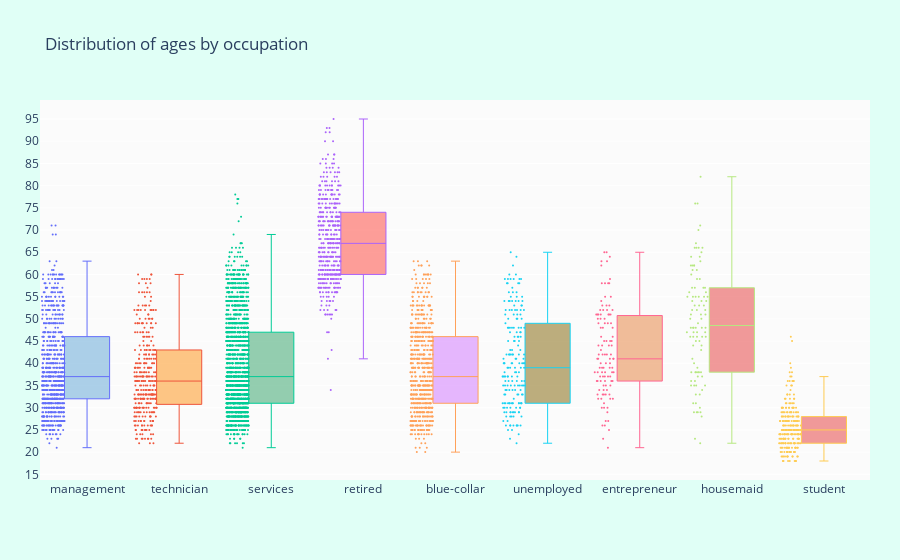

Write notebook code for a chart like this one.
### Code cell
# import libraries for iplot
from plotly import tools
import chart_studio.plotly as py
import plotly.figure_factory as ff
import plotly.graph_objs as go
from plotly.offline import download_plotlyjs, init_notebook_mode, plot, iplot
init_notebook_mode(connected=True)

ages = [technician, services, management, retired, blue_collar, unemployed, entrepreneur, housemaid, self_employed, student]
colors = ['rgba(93, 164, 214, 0.5)', 'rgba(255, 144, 14, 0.5)',
          'rgba(44, 160, 101, 0.5)', 'rgba(255, 65, 54, 0.5)', 
          'rgba(207, 114, 255, 0.5)', 'rgba(127, 96, 0, 0.5)',
         'rgba(229, 126, 56, 0.5)', 'rgba(229, 56, 56, 0.5)',
         'rgba(174, 229, 56, 0.5)', 'rgba(229, 56, 56, 0.5)']

traces = []

for xd, yd, cls in zip(occupations, ages, colors):
    traces.append(go.Box(y=yd, name=xd, boxpoints='all', jitter=0.5, whiskerwidth=0.2, fillcolor=cls, marker=dict(size=2), line=dict(width=1)))

layout = go.Layout(
    title='Distribution of ages by occupation',
    yaxis=dict(autorange=True, showgrid=True, zeroline=True, dtick=5, gridcolor='rgb(255,255,255)', gridwidth=1, zerolinecolor='rgb(255,255,255)', zerolinewidth=2),
    margin=dict(l=40, r=30, b=80, t=100),
    paper_bgcolor='rgb(224,255,246)',
    plot_bgcolor='rgb(251,251,251)',
    showlegend=False
)

fig = go.Figure(data=traces, layout=layout)
iplot(fig)

### Figure 1 — Plotly figure (JSON) as saved in the notebook; plotly's stock layout.template omitted (floating-point values rounded to 4 significant figures; data arrays with more than 128 entries replaced by an {"elided": "..."} marker saying what was removed)
{"data": [{"boxpoints": "all", "fillcolor": "rgba(93, 164, 214, 0.5)", "jitter": 0.5, "line": {"width": 1}, "marker": {"size": 2}, "name": "management", "type": "box", "whiskerwidth": 0.2, "y": {"elided": "790 int values"}}, {"boxpoints": "all", "fillcolor": "rgba(255, 144, 14, 0.5)", "jitter": 0.5, "line": {"width": 1}, "marker": {"size": 2}, "name": "technician", "type": "box", "whiskerwidth": 0.2, "y": {"elided": "345 int values"}}, {"boxpoints": "all", "fillcolor": "rgba(44, 160, 101, 0.5)", "jitter": 0.5, "line": {"width": 1}, "marker": {"size": 2}, "name": "services", "type": "box", "whiskerwidth": 0.2, "y": {"elided": "1829 int values"}}, {"boxpoints": "all", "fillcolor": "rgba(255, 65, 54, 0.5)", "jitter": 0.5, "line": {"width": 1}, "marker": {"size": 2}, "name": "retired", "type": "box", "whiskerwidth": 0.2, "y": {"elided": "490 int values"}}, {"boxpoints": "all", "fillcolor": "rgba(207, 114, 255, 0.5)", "jitter": 0.5, "line": {"width": 1}, "marker": {"size": 2}, "name": "blue-collar", "type": "box", "whiskerwidth": 0.2, "y": {"elided": "677 int values"}}, {"boxpoints": "all", "fillcolor": "rgba(127, 96, 0, 0.5)", "jitter": 0.5, "line": {"width": 1}, "marker": {"size": 2}, "name": "unemployed", "type": "box", "whiskerwidth": 0.2, "y": {"elided": "190 int values"}}, {"boxpoints": "all", "fillcolor": "rgba(229, 126, 56, 0.5)", "jitter": 0.5, "line": {"width": 1}, "marker": {"size": 2}, "name": "entrepreneur", "type": "box", "whiskerwidth": 0.2, "y": [23, 45, 51, 53, 58, 42, 42, 36, 41, 36, 33, 52, 33, 45, 35, 34, 30, 51, 46, 27, 40, 43, 35, 50, 41, 38, 49, 50, 42, 48, 44, 46, 51, 27, 45, 37, 39, 51, 30, 45, 38, 52, 41, 33, 30, 26, 26, 48, 34, 51, 32, 36, 54, 52, 32, 51, 49, 35, 34, 58, 39, 39, 37, 38, 37, 55, 38, 36, 52, 37, 42, 44, 55, 39, 25, 53, 51, 64, 53, 33, 65, 32, 63, 21, 38, 65, 33, 40, 40, 63, 44, 38, 49, 36, 36, 32, 48, 41, 58, 59, 31, 49, 42, 39, 29, 50, 41, 62, 44, 37, 58]}, {"boxpoints": "all", "fillcolor": "rgba(229, 56, 56, 0.5)", "jitter": 0.5, "line": {"width": 1}, "marker": {"size": 2}, "name": "housemaid", "type": "box", "whiskerwidth": 0.2, "y": [52, 53, 56, 41, 57, 47, 55, 35, 52, 46, 55, 39, 48, 53, 46, 44, 59, 55, 51, 59, 57, 34, 33, 48, 62, 65, 33, 62, 76, 51, 23, 38, 47, 43, 35, 36, 38, 35, 49, 70, 45, 48, 63, 50, 52, 66, 76, 53, 38, 57, 71, 46, 66, 38, 64, 29, 48, 38, 56, 55, 29, 46, 66, 55, 82, 48, 48, 29, 67, 61, 61, 31, 47, 66, 45, 54, 55, 60, 28, 62, 47, 31, 50, 40, 54, 54, 46, 29, 64, 30, 62, 36, 37, 57, 37, 51, 44, 22, 35, 38]}, {"boxpoints": "all", "fillcolor": "rgba(174, 229, 56, 0.5)", "jitter": 0.5, "line": {"width": 1}, "marker": {"size": 2}, "name": "self-employed", "type": "box", "whiskerwidth": 0.2, "y": []}, {"boxpoints": "all", "fillcolor": "rgba(229, 56, 56, 0.5)", "jitter": 0.5, "line": {"width": 1}, "marker": {"size": 2}, "name": "student", "type": "box", "whiskerwidth": 0.2, "y": {"elided": "258 int values"}}], "layout": {"margin": {"b": 80, "l": 40, "r": 30, "t": 100}, "paper_bgcolor": "rgb(224,255,246)", "plot_bgcolor": "rgb(251,251,251)", "showlegend": false, "title": {"text": "Distribution of ages by occupation"}, "yaxis": {"autorange": true, "dtick": 5, "gridcolor": "rgb(255,255,255)", "gridwidth": 1, "showgrid": true, "zeroline": true, "zerolinecolor": "rgb(255,255,255)", "zerolinewidth": 2}}}
